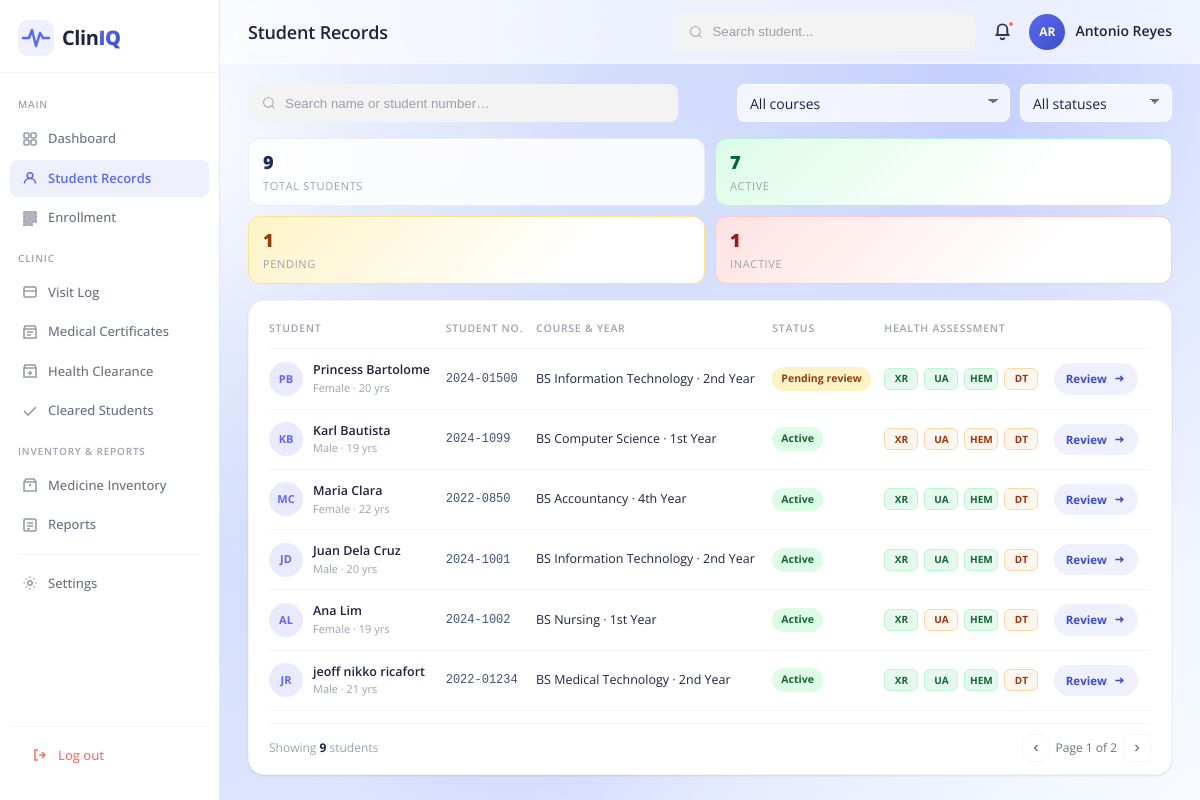
/studentRecords.php (signed in), run on the app's committed database.
### tables this page shows
CREATE TABLE `students` (
  `student_id` int(11) NOT NULL,
  `student_number` varchar(20) NOT NULL,
  `first_name` varchar(50) NOT NULL,
  `middle_name` varchar(50) DEFAULT NULL,
  `last_name` varchar(50) NOT NULL,
  `gender` enum('Male','Female','Other') NOT NULL,
  `birth_date` date DEFAULT NULL,
  `contact_number` varchar(20) DEFAULT NULL,
  `address` text DEFAULT NULL,
  `course_id` int(11) DEFAULT NULL,
  `year_id` int(11) DEFAULT NULL,
  `emergency_contact` varchar(100) DEFAULT NULL,
  `email` varchar(100) DEFAULT NULL,
  `health_notes` text DEFAULT NULL,
  `status` enum('Active','Pending review','Inactive') NOT NULL DEFAULT 'Pending review',
  `created_at` timestamp NOT NULL DEFAULT current_timestamp()
);

CREATE TABLE `courses` (
  `course_id` int(11) NOT NULL,
  `course_name` varchar(100) NOT NULL
);

CREATE TABLE `year_levels` (
  `year_id` int(11) NOT NULL,
  `year_name` varchar(50) NOT NULL
);

### studentRecords.php (called while the page is built, shortened)
<?php
require_once 'modules/studentRecords.php';
?>

### classes/BaseModel.php (called while the page is built, shortened)
<?php
class BaseModel {
    public function __construct(PDO $db) {
        $this->db = $db;
    }
}

### classes/Student.php (called while the page is built, shortened)
<?php
require_once __DIR__ . '/BaseModel.php';
class Student extends BaseModel {
    public function getAll(): array {
        $query = "SELECT s.*, c.course_name, y.year_name,
                         ha.x_ray, ha.urinalysis, ha.hematology, ha.drug_test, ha.assessment_date,
                         ha.height, ha.weight, ha.blood_pressure, ha.pulse_rate, ha.lab_remarks, ha.clearance_status
                  FROM students s
                  LEFT JOIN courses c ON s.course_id = c.course_id
                  LEFT JOIN year_levels y ON s.year_id = y.year_id
                  LEFT JOIN health_assessments ha ON s.student_id = ha.student_id
                  ORDER BY s.last_name ASC";
        return $this->db->query($query)->fetchAll(PDO::FETCH_ASSOC);
    }
    public function getStats(array $students): array {
        $stats = [
            'total' => count($students),
            'active' => 0,
            'pending' => 0,
            'inactive' => 0
        ];
        foreach ($students as $s) {
            if ($s['status'] === 'Active') $stats['active']++;
            elseif ($s['status'] === 'Pending review') $stats['pending']++;
            elseif ($s['status'] === 'Inactive') $stats['inactive']++;
        }
        return $stats;
    }
    public static function calculateAge(?string $birthDate): string {
        try {
            $today = new DateTime();
            $diff = $today->diff(new DateTime($birthDate));
            return (string)$diff->y;
        } catch (Exception $e) {
            return 'N/A';
        }
    }
}

### includes/functions.php (called while the page is built, shortened)
<?php
if (!function_exists('e')) {
    function e($value): string {
        return htmlspecialchars((string)$value, ENT_QUOTES, 'UTF-8');
    }
}

### modules/studentRecords.php (the view, shortened to what this page needs)
<?php
require_once __DIR__ . '/../includes/functions.php';
require_once __DIR__ . '/../classes/Student.php';
$db = new Database();
$conn = $db->connect();
$studentModel = new Student($conn);
$students = $studentModel->getAll();
$stats    = $studentModel->getStats($students);
$totalCount    = $stats['total'];
$activeCount   = $stats['active'];
$pendingCount  = $stats['pending'];
$inactiveCount = $stats['inactive'];
?>
<!DOCTYPE html>
<html lang="en">
<head>
  <link rel="stylesheet" href="../assets/css/dashboard.css" />
  <link rel="stylesheet" href="../assets/css/studentRecords.css" />
  <link rel="stylesheet" href="../assets/css/modal.css" />
  <link rel="stylesheet" href="../assets/css/notifications_popup.css" />
</head>
<body>
<div class="app-shell">
  <?php include __DIR__ . '/../includes/sidebar.php'; ?>
  <div class="main-content">
    <?php include __DIR__ . '/../includes/header.php'; ?>
    <div class="dashboard-body records-page">
      <section class="records-toolbar" aria-label="Records tools">
        <div class="toolbar-left">
          <div class="group toolbar-search">
            <input class="input" type="search" placeholder="Search name or student number…" id="searchInput" />
          </div>
        </div>
        <div class="toolbar-right">
          <select class="toolbar-select" aria-label="Course filter" id="courseFilter">
            <option value="">All courses</option>
          </select>
          <select class="toolbar-select" aria-label="Status filter" id="statusFilter">
            <option value="">All statuses</option>
          </select>
        </div>
      </section>
      <div class="records-stats-strip">
        <div class="stat-pill">
          <span class="stat-pill-num" id="totalCount"><?= $totalCount ?></span>
          <span class="stat-pill-label">Total students</span>
        </div>
        <div class="stat-pill accent-green">
          <span class="stat-pill-num"><?= $activeCount ?></span>
          <span class="stat-pill-label">Active</span>
        </div>
        <div class="stat-pill accent-yellow">
          <span class="stat-pill-num"><?= $pendingCount ?></span>
          <span class="stat-pill-label">Pending</span>
        </div>
        <div class="stat-pill accent-red">
          <span class="stat-pill-num"><?= $inactiveCount ?></span>
          <span class="stat-pill-label">Inactive</span>
        </div>
      </div>
      <article class="card records-table-card">
        <div class="records-table-wrap">
          <table class="records-table" id="recordsTable">
            <thead>
              <tr>
                <th>Student</th>
                <th>Student No.</th>
                <th>Course &amp; Year</th>
                <th>Status</th>
                <th>Health Assessment</th>
                <th></th>
              </tr>
            </thead>
            <tbody>
              <?php foreach ($students as $row):
                $statusClass = strtolower(str_replace(' ', '-', $row['status']));
                $initials = strtoupper($row['first_name'][0] . $row['last_name'][0]);
              ?>
              <tr data-student-id="<?= (int)$row['student_id'] ?>">
                <td>
                  <div class="student-cell">
                    <div class="student-avatar" style="--av-color: #6366f1"><?= e($initials) ?></div>
                    <div>
                      <div class="student-name"><?= e($row['first_name'] . ' ' . $row['last_name']) ?></div>
                      <div class="student-sub"><?= e($row['gender']) ?> · <?= Student::calculateAge($row['birth_date']) ?> yrs</div>
                    </div>
                  </div>
                </td>
                <td class="mono"><?= e($row['student_number']) ?></td>
                <td><?= e($row['course_name'] ?? 'No Course') ?> · <?= e($row['year_name'] ?? 'Unknown Year') ?></td>
                <td><span class="badge <?= $statusClass ?>"><?= e($row['status']) ?></span></td>
                <td>
                  <div class="assessment-badges">
                    <span class="doc-badge <?= $row['x_ray'] ? 'ok' : 'missing' ?>" title="<?= $row['x_ray'] ? 'X-ray submitted' : 'X-ray missing' ?>">XR</span>
                    <span class="doc-badge <?= $row['urinalysis'] ? 'ok' : 'missing' ?>" title="<?= $row['urinalysis'] ? 'Urinalysis submitted' : 'Urinalysis missing' ?>">UA</span>
                    <span class="doc-badge <?= $row['hematology'] ? 'ok' : 'missing' ?>" title="<?= $row['hematology'] ? 'Hematology submitted' : 'Hematology missing' ?>">HEM</span>
                    <span class="doc-badge <?= $row['drug_test'] ? 'ok' : 'missing' ?>" title="<?= $row['drug_test'] ? 'Drug test submitted' : 'Drug test missing' ?>">DT</span>
                  </div>
                </td>
                <td>
                  <button class="review-btn" type="button" onclick="openModal(<?= (int)$row['student_id'] ?>)">
                    Review
                    <svg viewBox="0 0 16 16" fill="none" stroke="currentColor" stroke-width="1.8"><path d="M3 8h10M9 5l3 3-3 3"/></svg>
                  </button>
                </td>
              </tr>
              <?php endforeach; ?>
            </tbody>
          </table>
        </div>
        <div class="table-footer">
          <span class="table-count">Showing <strong><?= $totalCount ?></strong> students</span>
          <div class="pagination">
            <button class="page-btn" id="btnPrev" disabled>
              <svg viewBox="0 0 16 16" fill="none" stroke="currentColor" stroke-width="1.8"><path d="M10 4L6 8l4 4"/></svg>
            </button>
            <span class="page-current" id="pageInfo">Page 1 of 1</span>
            <button class="page-btn" id="btnNext" disabled>
              <svg viewBox="0 0 16 16" fill="none" stroke="currentColor" stroke-width="1.8"><path d="M6 4l4 4-4 4"/></svg>
            </button>
          </div>
        </div>
      </article>
    </div>
  </div>
</div>
</body>
</html>

### assets/css/dashboard.css (style rules this page uses)
*, *::before, *::after { box-sizing: border-box; margin: 0; padding: 0; }
:root { --primary: #5B6AF0; --primary-light: #EEF0FD; --primary-dark: #3D4DC7; --accent: #6EE7B7; --danger: #F87171; --warning: #FBBF24; --success: #34D399; --bg-page: #F0F2FA; --bg-card: #FFFFFF; --bg-sidebar: #FFFFFF; --text-primary: #1E2340; --text-secondary: #6B7280; --text-muted: #9CA3AF; --text-on-primary: #FFFFFF; --border: #E5E7EB; --border-light: #F3F4F6; --sidebar-width: 220px; --header-height: 64px; --radius-sm: 8px; --radius-md: 12px; --radius-lg: 16px; --radius-xl: 20px; --shadow-sm: 0 1px 3px rgba(0,0,0,0.06), 0 1px 2px rgba(0,0,0,0.04); --shadow-md: 0 4px 12px rgba(0,0,0,0.08); --shadow-lg: 0 8px 24px rgba(0,0,0,0.10); }
html, body { height: 100%; font-family: 'Open Sans', sans-serif; background: radial-gradient(circle at 14% 16%, rgba(255, 255, 255, 0.92) 0%, rgba(255, 255, 255, 0.36) 16%, transparent 36%), radial-gradient(circle at 82% 14%, rgba(124, 140, 255, 0.28) 0%, rgba(124, 140, 255, 0.08) 22%, transparent 42%), radial-gradient(circle at 45% 84%, rgba(91, 106, 240, 0.2) 0%, rgba(91, 106, 240, 0.05) 24%, transparent 56%), linear-gradient(138deg, #e4ebff 0%, #d6e0fb 34%, #eaf0ff 70%, #f7faff 100%); color: var(--text-primary); font-size: 14px; line-height: 1.5; -webkit-font-smoothing: antialiased; }
.app-shell { display: flex; height: 100vh; overflow: hidden; }
.main-content { flex: 1; display: flex; flex-direction: column; overflow-y: auto; background: transparent; }
.group { display: flex; line-height: 28px; align-items: center; position: relative; width: clamp(220px, 25vw, 320px); }
.input { width: 100%; height: 38px; line-height: 28px; padding: 0 1rem; padding-left: 2.5rem; border: 2px solid transparent; border-radius: 8px; outline: none; background-color: #f3f3f4; color: #0d0c22; transition: .3s ease; }
.input::placeholder { color: #9e9ea7; }
.icon { position: absolute; left: 1rem; fill: #9e9ea7; width: 1rem; height: 1rem; }
.dashboard-body { padding: 20px 28px 24px; display: flex; flex-direction: column; gap: 18px; }
.card { background: var(--bg-card); border-radius: var(--radius-lg); padding: 20px; box-shadow: var(--shadow-sm); border: 1px solid var(--border-light); }
.student-cell { display: flex; align-items: center; gap: 9px; }
.student-avatar { width: 32px; height: 32px; border-radius: 50%; background: color-mix(in srgb, var(--av-color, #5B6AF0) 14%, white); color: var(--av-color, #5B6AF0); font-size: 10.5px; font-weight: 800; display: flex; align-items: center; justify-content: center; flex-shrink: 0; }
.student-name { font-weight: 600; font-size: 12.5px; color: var(--text-primary); }
.badge { display: inline-flex; align-items: center; font-size: 10.5px; font-weight: 600; padding: 3px 9px; border-radius: 20px; white-space: nowrap; }

### assets/css/modal.css (style rules this page uses)
.info-val.mono, .mono { font-family: ui-monospace, SFMono-Regular, Menlo, Consolas, monospace; }
.badge { display: inline-flex; align-items: center; padding: 4px 9px; border-radius: 20px; font-size: 10.5px; font-weight: 700; }
.badge.active { background: #dcfce7; color: #166534; }

### data on the page
students: initials "PB", first_name+last_name "Princess Bartolome", gender "Female", birth_date "20", student_number "2024-01500", course.course_name "BS Information Technology", year.year_name "2nd Year", status "Pending review"
students: initials "KB", first_name+last_name "Karl Bautista", gender "Male", birth_date "19", student_number "2024-1099", course.course_name "BS Computer Science", year.year_name "1st Year", status "Active"
students: initials "MC", first_name+last_name "Maria Clara", gender "Female", birth_date "22", student_number "2022-0850", course.course_name "BS Accountancy", year.year_name "4th Year", status "Active"
students: initials "JD", first_name+last_name "Juan Dela Cruz", gender "Male", birth_date "20", student_number "2024-1001", course.course_name "BS Information Technology", year.year_name "2nd Year", status "Active"
students: initials "AL", first_name+last_name "Ana Lim", gender "Female", birth_date "19", student_number "2024-1002", course.course_name "BS Nursing", year.year_name "1st Year", status "Active"
students: initials "JR", first_name+last_name "jeoff nikko ricafort", gender "Male", birth_date "21", student_number "2022-01234", course.course_name "BS Medical Technology", year.year_name "2nd Year", status "Active"

### other printed values
$resolvedPageTitle "Student Records"
getInitials($_SESSION['full_name']) "AR"
$_SESSION['full_name'] "Antonio Reyes"
$totalCount "9"
$activeCount "7"
$pendingCount "1"
$inactiveCount "1"
